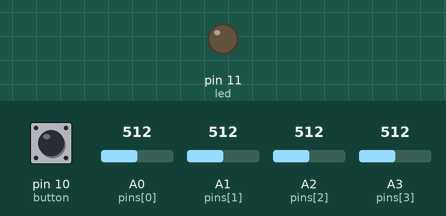
This sketch was run on a simulated Arduino Uno, built with avr-gcc and run on an emulated ATmega328P. Parts: output pins drawn as LEDs (lit = HIGH). The test bench sets the inputs (shaded band); at power-on: pin 10 (button) LOW, A0 (pins[0]) = 512, A1 (pins[1]) = 512, A2 (pins[2]) = 512, A3 (pins[3]) = 512. What the sketch prints to the serial monitor is not drawn.

Above: at 1.2 s.
1.3 s: pin 10 (button) pulled HIGH for 0.15 s
At 1.8 s:
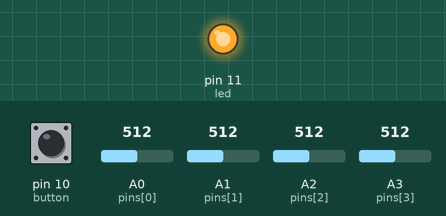
8.9 s: pin 10 (button) pulled HIGH for 1 s
At 10.4 s:
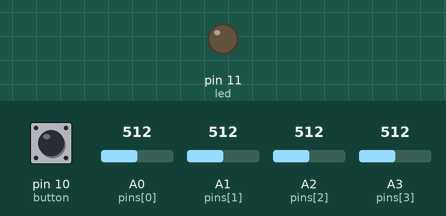
Timing chart, 0 to 11.9 s (numbered marks = the images above; inputs shaded):
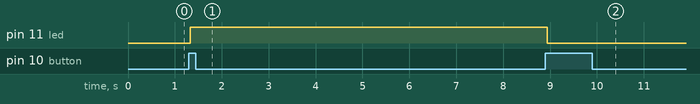

Measured:
- after the input at 1.3 s, pin 11 (led): LOW → HIGH at once
- after the input at 8.9 s, pin 11 (led): HIGH → LOW at once

The sketch:

mesh_captors.ino
```cpp
int ADDR = 0xBE;

int NB_PINS = 4;
boolean started = false;

int led = 11;
int button = 10;
int pins[] = {A0, A1, A2, A3};

int last_time[] = {0, 0, 0, 0};
int last_value[] = {0, 0, 0, 0};

void setup() {
   Serial.begin(9600);
   pinMode(led, OUTPUT);
   pinMode(button, INPUT);
}

void sendFrame(int pin, int value) {
   Serial.write(0x7E);
   Serial.write(ADDR);
   Serial.write(pin);
   Serial.write(value);
}

void loop() {
  // When press the button, we switch the power-led status
  if(digitalRead(button) == HIGH) {
    started = !started;
    digitalWrite(led, started);
    while(digitalRead(button) != LOW) delay(50);
  }

  // For each Analog Pin, we read and convert the value on a byte.
  // If the value changed and the last value was sent at least 500ms
  // before, we send the new value

  for(int i = 0; i < NB_PINS; i++) {
     int value = analogRead(pins[i]);
     value = constrain(map(value, 0, 1023, 0, 255), 0, 255);

     int time = millis();

     if(value != last_value[i] && time - last_time[i] >= 500) {
        sendFrame(pins[i], value);
        last_value[i] = value;
        last_time[i] = time;
     }
  }
  delay(50);
}
```
